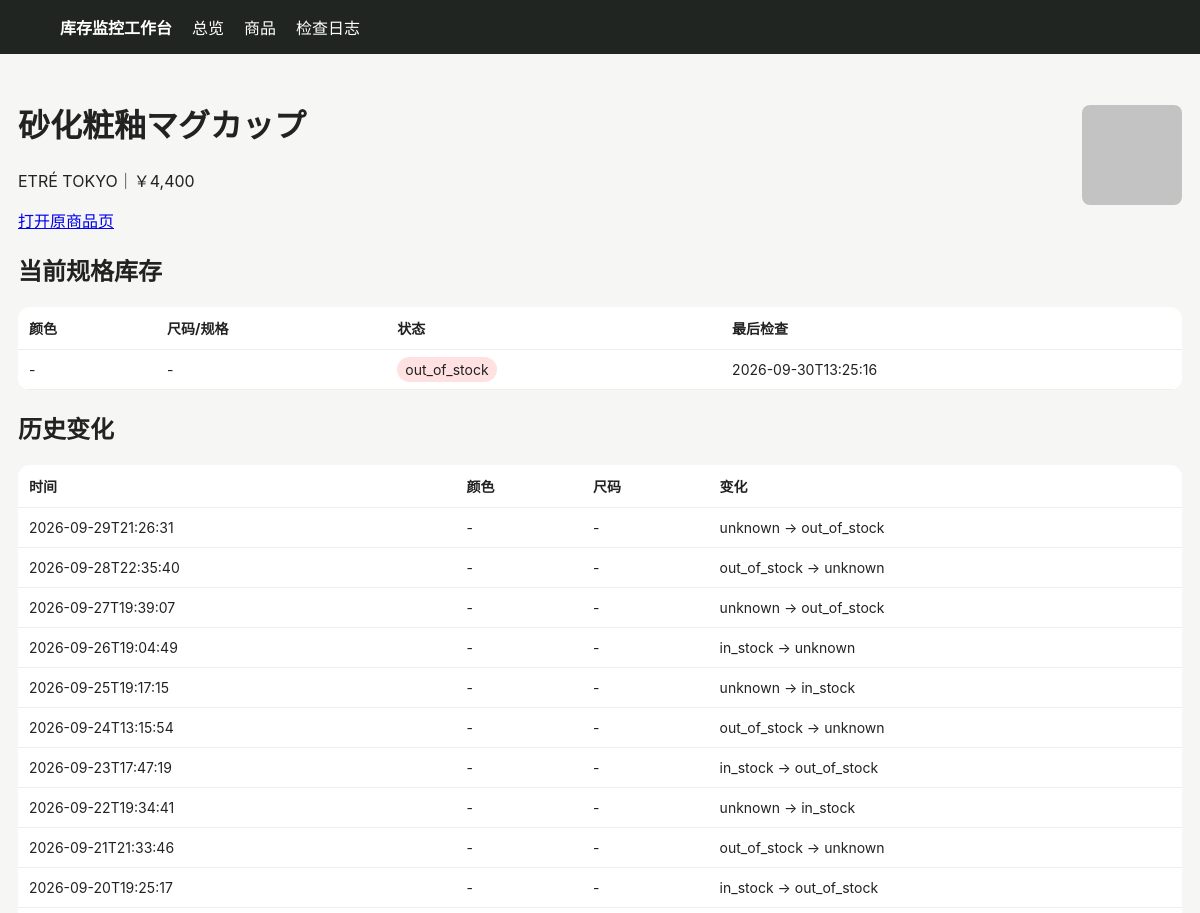
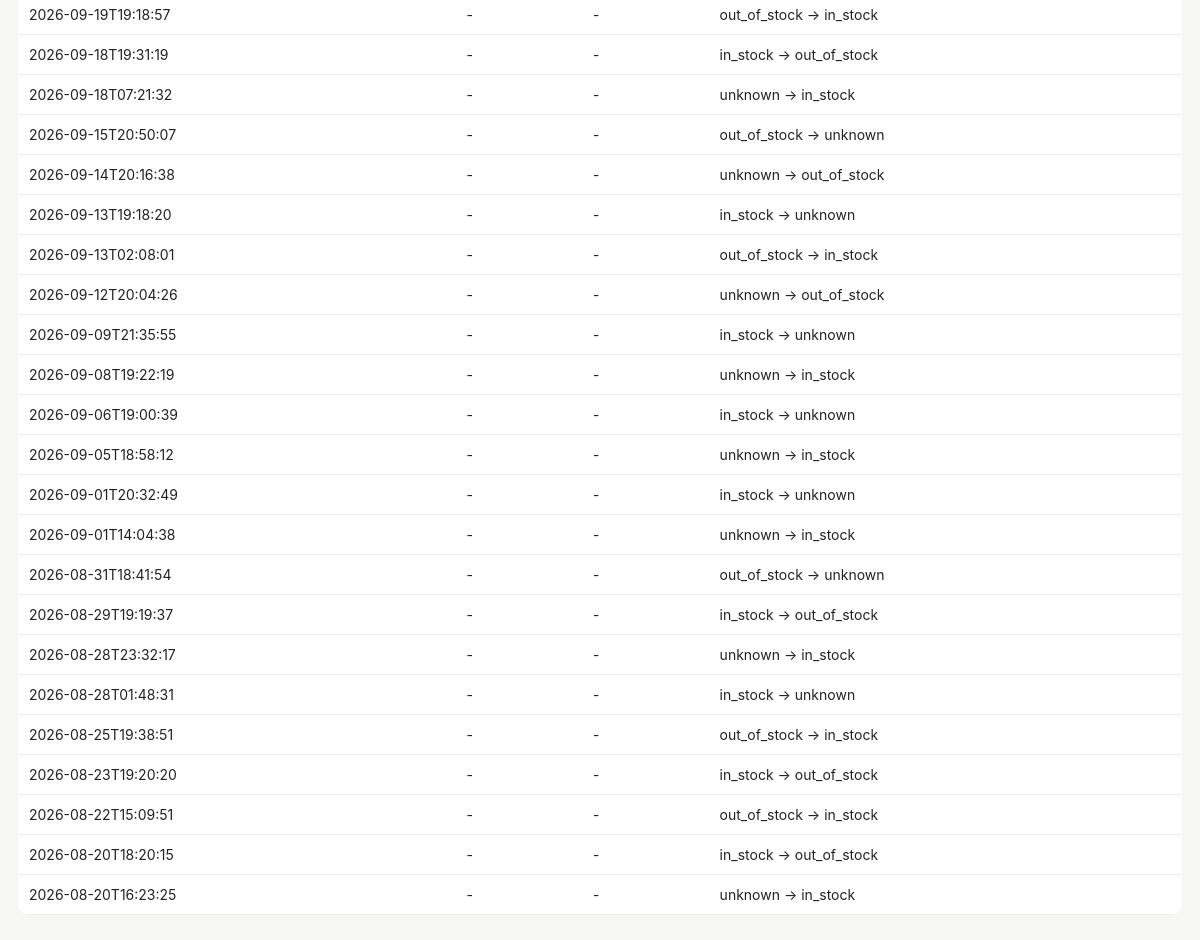
/product/530, run on an earlier commit of the app's database (2 pictures, top to bottom).
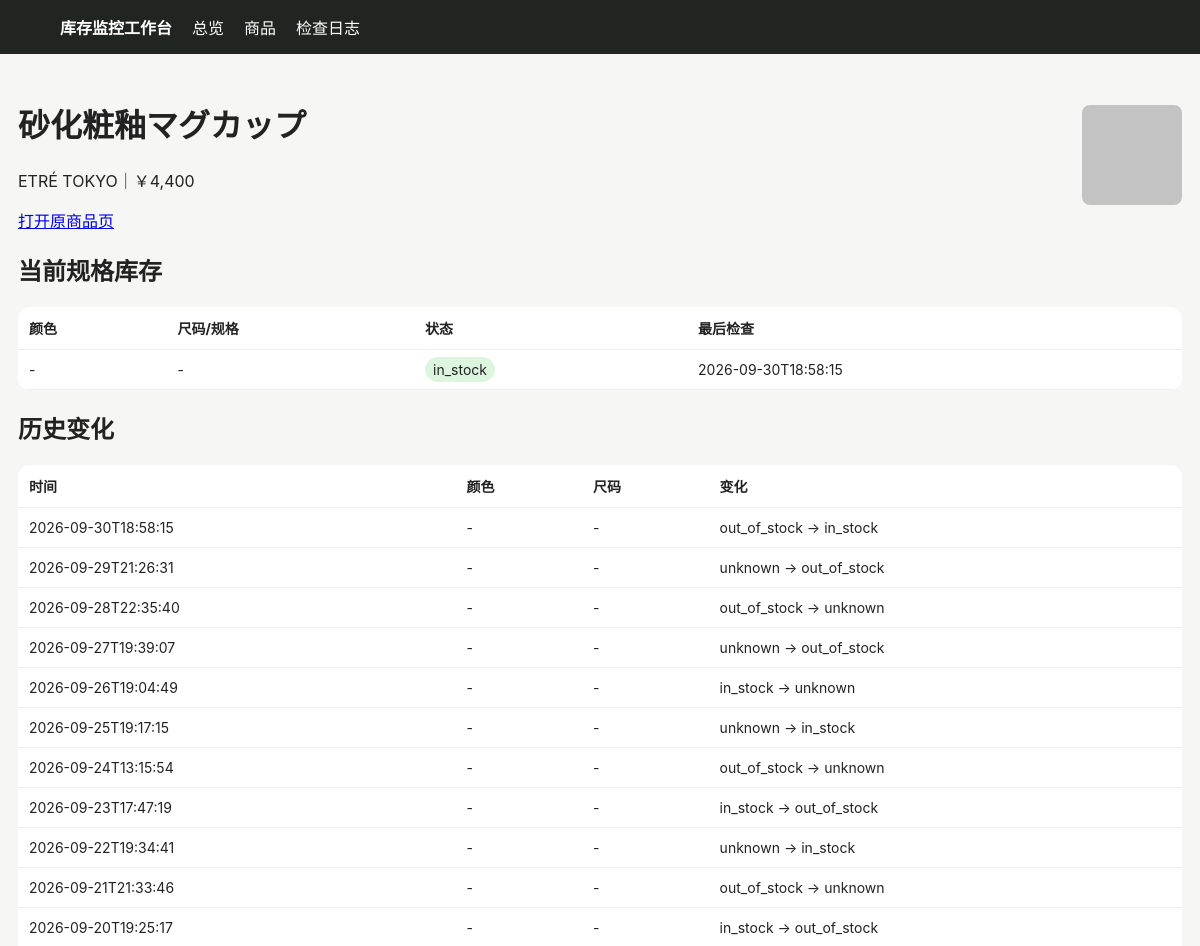
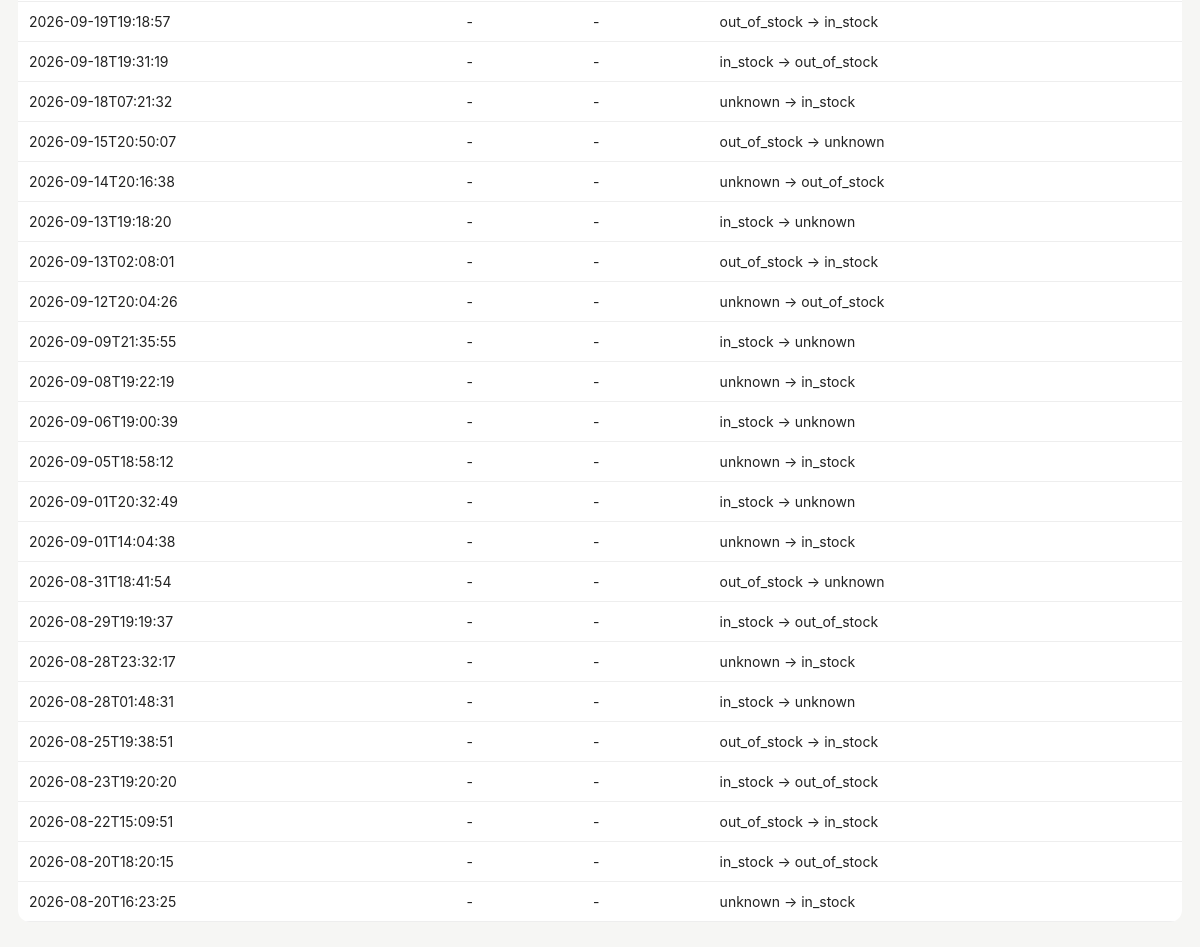
And on a later commit of the database (2 pictures, top to bottom).
### tables this page shows
CREATE TABLE products (
 id INTEGER PRIMARY KEY AUTOINCREMENT,
 site TEXT NOT NULL,
 url TEXT NOT NULL UNIQUE,
 name TEXT NOT NULL,
 price TEXT,
 image_url TEXT,
 first_seen TEXT NOT NULL,
 last_seen TEXT NOT NULL
);

CREATE TABLE variants (
 id INTEGER PRIMARY KEY AUTOINCREMENT,
 product_id INTEGER NOT NULL,
 color TEXT NOT NULL DEFAULT '',
 size TEXT NOT NULL DEFAULT '',
 status TEXT NOT NULL,
 last_checked TEXT NOT NULL,
 UNIQUE(product_id, color, size)
);

CREATE TABLE changes (
 id INTEGER PRIMARY KEY AUTOINCREMENT,
 product_id INTEGER NOT NULL,
 color TEXT NOT NULL DEFAULT '',
 size TEXT NOT NULL DEFAULT '',
 old_status TEXT NOT NULL,
 new_status TEXT NOT NULL,
 detected_at TEXT NOT NULL
);

### app/main.py (the view)
@app.get("/product/{pid}")
def product(request: Request, pid: int):
    with conn() as c:
        p=c.execute("SELECT * FROM products WHERE id=?",(pid,)).fetchone()
        vs=c.execute("SELECT * FROM variants WHERE product_id=? ORDER BY color,size",(pid,)).fetchall()
        cs=c.execute("SELECT * FROM changes WHERE product_id=? ORDER BY detected_at DESC",(pid,)).fetchall()
    return templates.TemplateResponse("product.html", {"request":request,"p":p,"variants":vs,"changes":cs})

### app/templates/product.html
{% extends "base.html" %}{% block content %}<div class="top"><div><h1>{{p.name}}</h1><p>{{p.site}}｜{{p.price}}</p><a href="{{p.url}}" target="_blank">打开原商品页</a></div>{% if p.image_url %}<img class="thumb" style="width:100px;height:100px" src="{{p.image_url}}">{% endif %}</div>
<h2>当前规格库存</h2><table><tr><th>颜色</th><th>尺码/规格</th><th>状态</th><th>最后检查</th></tr>{% for v in variants %}<tr><td>{{v.color or "-"}}</td><td>{{v.size or "-"}}</td><td><span class="badge {{v.status}}">{{v.status}}</span></td><td>{{v.last_checked}}</td></tr>{% endfor %}</table>
<h2>历史变化</h2><table><tr><th>时间</th><th>颜色</th><th>尺码</th><th>变化</th></tr>{% for c in changes %}<tr><td>{{c.detected_at}}</td><td>{{c.color or "-"}}</td><td>{{c.size or "-"}}</td><td>{{c.old_status}} → {{c.new_status}}</td></tr>{% endfor %}</table>{% endblock %}

### app/templates/base.html (shortened to what this page needs)
<!doctype html><html lang="zh-CN"><head><meta charset="utf-8"><meta name="viewport" content="width=device-width,initial-scale=1">
</head><body><nav><strong>库存监控工作台</strong><a href="/">总览</a><a href="/products">商品</a><a href="/logs">检查日志</a></nav><main>{% block content %}{% endblock %}</main></body></html>

### app/templates/base.html (style rules this page uses)
body { font-family:-apple-system,BlinkMacSystemFont,"Segoe UI",sans-serif;background:#f6f6f4;color:#222;margin:0 }
nav { background:#202522;color:#fff;padding:15px 5%;display:flex;gap:20px;align-items:center }
nav a { color:#fff;text-decoration:none }
main { max-width:1180px;margin:25px auto;padding:0 18px }
table { width:100%;border-collapse:collapse;background:#fff;border-radius:12px;overflow:hidden }
th,td { padding:11px;border-bottom:1px solid #eee;text-align:left;font-size:14px }
.badge { padding:4px 8px;border-radius:999px;background:#eee }
.in_stock { background:#ddf5df }
img.thumb { width:52px;height:52px;object-fit:cover;border-radius:8px }
.top { display:flex;justify-content:space-between;align-items:center;margin-bottom:18px }

What changed in the data, as far as the page shows it:
changed variants: status "out_of_stock" → "in_stock"; last_checked "2026-09-30T13:25:16" → "2026-09-30T18:58:15"
now on one of the page's lists (row unchanged): changes: detected_at "2026-08-20T18:20:15", color "-", size "-", old_status "in_stock", new_status "out_of_stock"
shown differently, row unchanged: changes (number 1 of 31 on the later page): detected_at "2026-08-20T18:20:15" → "2026-09-30T18:58:15"; old_status "in_stock" → "out_of_stock"; new_status "out_of_stock" → "in_stock"; moves up the list
